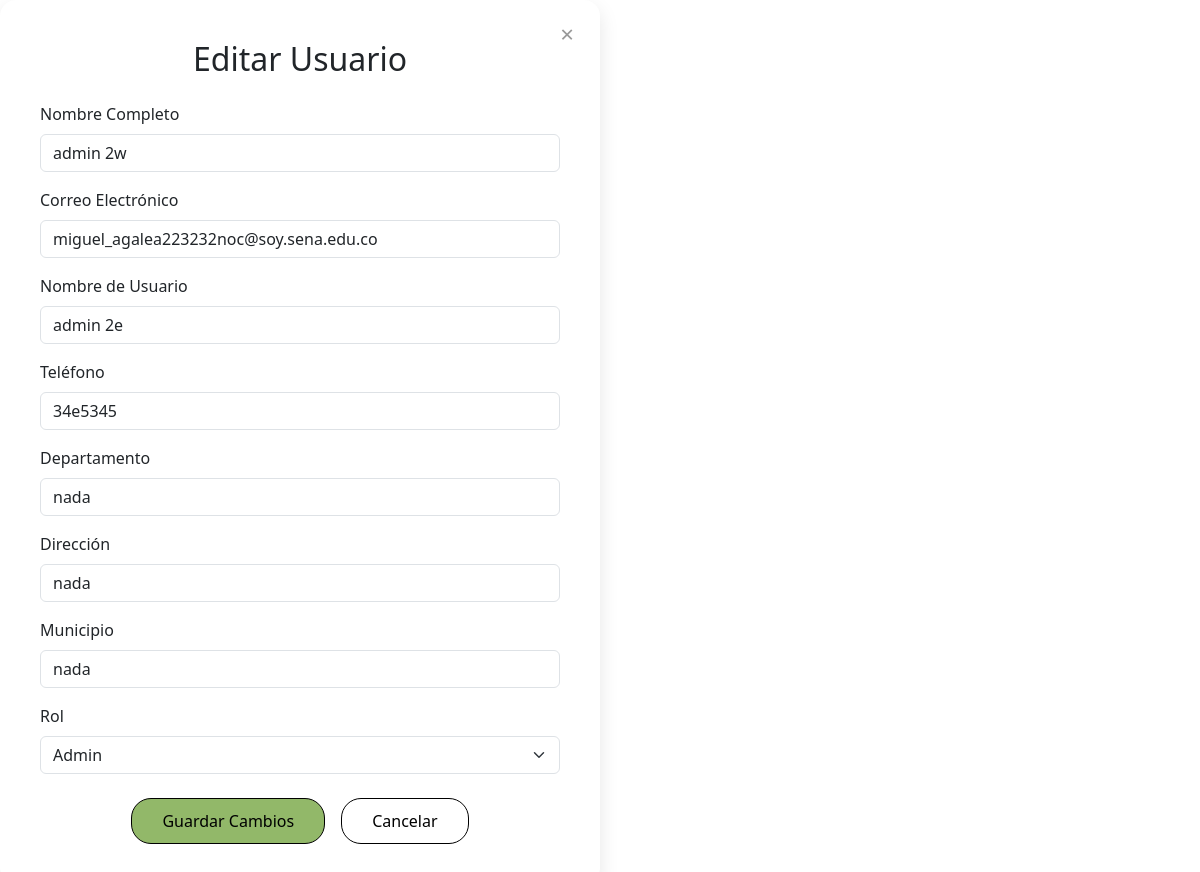
The app's page /editar_usuario/43/ with its own data.
### merkachecheres/models.py (models this page shows, shortened)
class Usuario(models.Model):
    full_name = models.CharField(max_length=255)
    email = models.EmailField(unique=True)
    username = models.CharField(max_length=150, unique=True)
    password = models.CharField(max_length=128, blank=True, null=True)
    telefono = models.CharField(max_length=15, default="Sin teléfono")  # Valor por defecto
    departamento = models.CharField(max_length=100, default="Sin departamento")  # Valor por defecto
    direccion = models.CharField(max_length=255, default="Sin dirección")  # Valor por defecto
    municipio = models.CharField(max_length=100, default="Sin municipio")  # Valor por defecto
    foto_perfil = models.ImageField(
        upload_to='usuarios/perfiles',
        validators=[validar_extension_imagen],
        blank=True,
        null=True,
        default='usuarios/perfiles/user_default.jpg',
        verbose_name="Ruta de la imagen de perfil"
    )  #
    ROLES = (
        (1, "Admin"),
        (2, "Cliente"),
        (3, "Vendedor")
    )
    rol = models.IntegerField(choices=ROLES, default=2)

### merkachecheres/views.py (the view, shortened to what this page needs)
# urls.py: path('editar_usuario/<int:usuario_id>/', views.editar_usuario, name='editar_usuario'),
def editar_usuario(request, usuario_id):
    try:
        usuario = Usuario.objects.get(id=usuario_id)
        return render(request, 'editar_usuario.html', {'usuario': usuario})
    except Usuario.DoesNotExist:
        messages.error(request, "El usuario no existe.")
        return redirect('admin_dashboard')

### merkachecheres/templates/editar_usuario.html (shortened to what this page needs)
{% load static %}
<!DOCTYPE html>
<html lang="es">
<head>
    <link href="https://cdn.jsdelivr.net/npm/bootstrap@5.3.0-alpha3/dist/css/bootstrap.min.css" rel="stylesheet">
    <link rel="stylesheet" href="{% static 'css/editar.css' %}">
</head>
<body>
    <div class="form-container">
        <button class="close-btn" onclick="window.location.href='{% url 'admin_dashboard' %}'">&times;</button>
        <h2 class="mb-4 text-center">Editar Usuario</h2>
        <form method="POST">
            <div class="mb-3">
                <label for="full_name" class="form-label">Nombre Completo</label>
                <input type="text" id="full_name" name="full_name" class="form-control" value="{{ usuario.full_name }}" required>
            </div>
            <div class="mb-3">
                <label for="email" class="form-label">Correo Electrónico</label>
                <input type="email" id="email" name="email" class="form-control" value="{{ usuario.email }}" required>
            </div>
            <div class="mb-3">
                <label for="username" class="form-label">Nombre de Usuario</label>
                <input type="text" id="username" name="username" class="form-control" value="{{ usuario.username }}" required>
            </div>
            <div class="mb-3">
                <label for="telefono" class="form-label">Teléfono</label>
                <input type="text" id="telefono" name="telefono" class="form-control" value="{{ usuario.telefono }}" required>
            </div>
            <div class="mb-3">
                <label for="departamento" class="form-label">Departamento</label>
                <input type="text" id="departamento" name="departamento" class="form-control" value="{{ usuario.departamento }}" required>
            </div>
            <div class="mb-3">
                <label for="direccion" class="form-label">Dirección</label>
                <input type="text" id="direccion" name="direccion" class="form-control" value="{{ usuario.direccion }}" required>
            </div>
            <div class="mb-3">
                <label for="municipio" class="form-label">Municipio</label>
                <input type="text" id="municipio" name="municipio" class="form-control" value="{{ usuario.municipio }}" required>
            </div>
            <div class="mb-4">
                <label for="rol" class="form-label">Rol</label>
                <select id="rol" name="rol" class="form-select">
                    <option value="1" {% if usuario.rol == 1 %}selected{% endif %}>Admin</option>
                </select>
            </div>
            <div class="btn-group-custom">
                <button type="submit" class="btn btn-primary">Guardar Cambios</button>
                <button type="button" class="btn btn-secondary" onclick="window.location.href='{% url 'admin_dashboard' %}'">Cancelar</button>
            </div>
        </form>
    </div>
</body>
</html>

### merkachecheres/static/css/editar.css (style rules this page uses)
.form-container { background-color: #ffffff; padding: 2.5rem; border-radius: 1rem; box-shadow: 0 8px 20px rgba(0, 0, 0, 0.1); width: 100%; max-width: 600px; position: relative; }
.close-btn { position: absolute; top: 15px; right: 20px; background: none; border: none; font-size: 1.5rem; color: #999; cursor: pointer; transition: color 0.3s ease; }
.btn.btn-primary { background-color: #92b869; color: #000; border-color: #000; border-radius: 20px; padding: 10px 30px; }
.btn.btn-secondary { background-color: transparent; color: #000; border-color: #000; border-radius: 20px; padding: 10px 30px; }
.btn-group-custom { display: flex; justify-content: center; gap: 1rem; }

### records on screen
Usuario: full_name "admin 2w", email "miguel_agalea223232noc@soy.sena.edu.co", username "admin 2e", telefono "34e5345", departamento "nada", direccion "nada", municipio "nada", rol "Admin"
